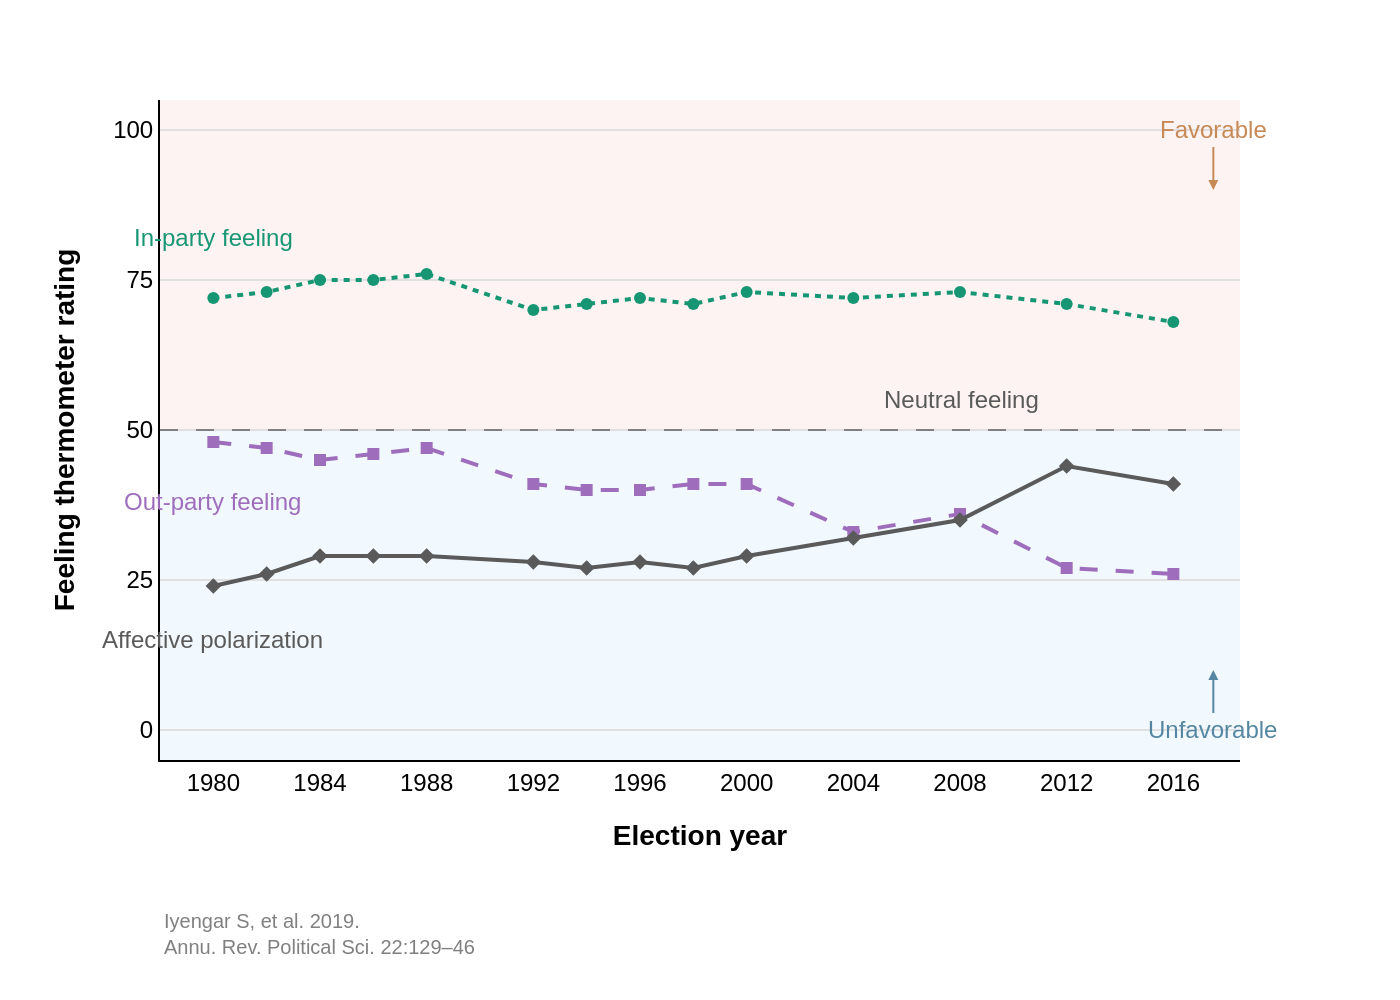

Source code (Python):
import sys
import json
import pathlib
import plotly.graph_objects as go

# Ensure a JSON file path is provided as a command-line argument
if len(sys.argv) != 2:
    print(f"Usage: python {sys.argv[0]} <path_to_json_file>")
    sys.exit(1)

# Get the JSON file path and define the output image path
json_path = pathlib.Path(sys.argv[1])
output_path = json_path.with_suffix(".png")

# Read the chart data and configuration from the JSON file
try:
    with open(json_path, 'r', encoding='utf-8') as f:
        config = json.load(f)
except (FileNotFoundError, json.JSONDecodeError) as e:
    print(f"Error reading or parsing JSON file: {e}")
    sys.exit(1)

# Extract data and settings from the loaded JSON
chart_data = config.get('chart_data', [])
texts = config.get('texts', {})
colors = config.get('colors', [])
background_colors = config.get('background_colors', {})

# Initialize the figure
fig = go.Figure()

# Add a trace for each data series specified in the JSON
for i, series in enumerate(chart_data):
    fig.add_trace(go.Scatter(
        x=series.get('x'),
        y=series.get('y'),
        name=series.get('name'),
        mode='lines+markers',
        line=dict(
            color=colors[i],
            width=2,
            dash=series.get('line_style')
        ),
        marker=dict(
            color=colors[i],
            symbol=series.get('marker_symbol'),
            size=6
        )
    ))

# Add text annotations to the chart
annotations_list = []
for ann in texts.get('annotations', []):
    annotations_list.append(go.layout.Annotation(
        x=ann.get('x'),
        y=ann.get('y'),
        text=ann.get('text'),
        showarrow=ann.get('showarrow', False),
        font=dict(
            family="Arial",
            size=12,
            color=ann.get('color')
        ),
        align=ann.get('align', 'center'),
        ax=ann.get('ax', 0),
        ay=ann.get('ay', 0),
        arrowhead=ann.get('arrowhead', 0),
        arrowcolor=ann.get('arrowcolor')
    ))

# Add source text as a separate annotation, positioned relative to the paper
if texts.get('source'):
    annotations_list.append(go.layout.Annotation(
        text=texts['source'],
        xref="paper", yref="paper",
        x=0, y=-0.22,
        xanchor='left', yanchor='top',
        showarrow=False,
        align="left",
        font=dict(family="Arial", size=10, color="grey")
    ))

# Configure the chart layout
fig.update_layout(
    annotations=annotations_list,
    font=dict(family="Arial", size=12, color="black"),
    xaxis=dict(
        title=texts.get('x_axis_title'),
        title_font=dict(size=14),
        tickvals=[1980, 1984, 1988, 1992, 1996, 2000, 2004, 2008, 2012, 2016],
        range=[1978, 2018.5],
        showgrid=False,
        zeroline=False,
        linecolor='black',
        linewidth=1
    ),
    yaxis=dict(
        title=texts.get('y_axis_title'),
        title_font=dict(size=14),
        tickvals=[0, 25, 50, 75, 100],
        range=[-5, 105],
        gridcolor='#e0e0e0',
        gridwidth=1,
        zeroline=False,
        linecolor='black',
        linewidth=1
    ),
    showlegend=False,
    plot_bgcolor='white',
    paper_bgcolor='white',
    margin=dict(l=80, r=80, t=50, b=120),
    shapes=[
        # Horizontal dashed line for 'Neutral feeling'
        dict(
            type="line", xref="paper", x0=0, x1=1,
            yref="y", y0=50, y1=50,
            line=dict(color="grey", width=1, dash="dash")
        ),
        # Background rectangle for the 'Favorable' region
        dict(
            type="rect", xref="paper", x0=0, x1=1,
            yref="y", y0=50, y1=105,
            fillcolor=background_colors.get('favorable'),
            layer="below", line_width=0
        ),
        # Background rectangle for the 'Unfavorable' region
        dict(
            type="rect", xref="paper", x0=0, x1=1,
            yref="y", y0=-5, y1=50,
            fillcolor=background_colors.get('unfavorable'),
            layer="below", line_width=0
        )
    ]
)

# Save the figure as a high-resolution PNG image
fig.write_image(output_path, scale=2)

print(f"Chart saved to {output_path}")
